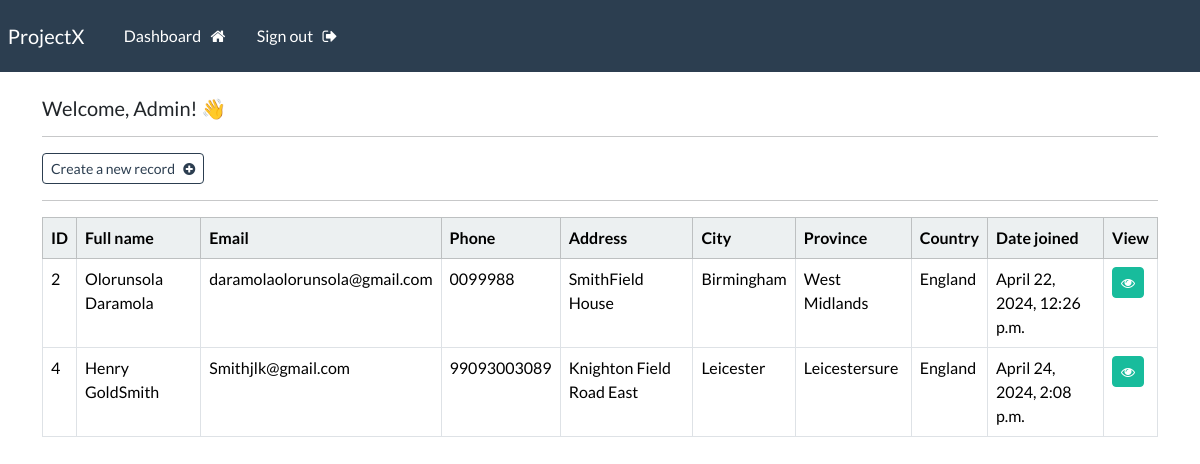
The page /dashboard (signed in) on the database its author committed.
### webapp/models.py (models this page shows, shortened)
class Record(models.Model):
    creation_date = models.DateTimeField(auto_now_add=True)
    first_name = models.CharField(max_length=100)
    last_name = models.CharField(max_length=100)
    email = models.CharField(max_length=255)
    phone = models.CharField(max_length=20)
    address = models.CharField(max_length=300)
    city = models.CharField(max_length=255)
    province = models.CharField(max_length=200)
    country = models.CharField(max_length=125)

### webapp/views.py (the view)
# urls.py: path('dashboard', views.dashboard, name="dashboard"),
@login_required(login_url='my-login')
def dashboard(request):
    my_records = Record.objects.all()
    context = {'records': my_records}
    return render(request, 'webapp/dashboard.html', context=context)

### webapp/templates/webapp/dashboard.html
{% extends 'webapp/base.html' %}
{% block content %}
    <h5> Welcome, {{user}}! 👋</h5>
    <hr>
    <a class="btn btn-outline-primary btn-sm" href="{% url 'create-record' %}">
        Create a new record &nbsp; <i class="fa fa-plus-circle" aria-hidden="true"></i>
    </a>
    <hr>
    <table class="table table-hover table-bordered">
        <thead class="table-light">
            <tr>
                <th scope="col"> ID </th>
                <th scope="col"> Full name </th>
                <th scope="col"> Email </th>
                <th scope="col"> Phone </th>
                <th scope="col"> Address </th>
                <th scope="col"> City </th>
                <th scope="col"> Province </th>
                <th scope="col"> Country </th>
                <th scope="col"> Date joined </th>
                <th scope="col"> View </th>
            </tr>
        </thead>
        <tbody>
        {% if records %}
            {% for record in records %}
                <tr>
                    <td> {{record.id}} </td>
                    <td> {{record.first_name}} {{record.last_name}} </td>
                    <td> {{record.email}} </td>
                    <td> {{record.phone}} </td>
                    <td> {{record.address}} </td>
                    <td> {{record.city}} </td>
                    <td> {{record.province}} </td>
                    <td> {{record.country}} </td>
                    <td> {{record.creation_date}} </td>
                    <td> <a class="btn btn-success btn-sm"  href="{% url 'record' record.id %}"> <i class="fa fa-eye" aria-hidden="true"></i> </a> </td>
                </tr>
            {% endfor %}
        {% endif %}
        </tbody>
    </table>
{% endblock %}

### webapp/templates/webapp/base.html (shortened to what this page needs)
{% load static %}
<!DOCTYPE html>
<html>
<head>
    <link rel="stylesheet" type="text/css" href="https://bootswatch.com/5/flatly/bootstrap.min.css">
    <link rel="stylesheet" type="text/css" href="{% static 'css/styles.css' %}">
    <link rel="stylesheet" href="https://cdnjs.cloudflare.com/ajax/libs/font-awesome/4.7.0/css/font-awesome.min.css">
</head>
<body>
{% include 'webapp/navbar.html' %}
<div class="container">
    <br>
    {% block content %}
    {% endblock %}
</div>
</body>
</html>

### webapp/templates/webapp/navbar.html (shortened to what this page needs)
<nav class="navbar navbar-expand-lg navbar-dark bg-primary justify-content-center">
    <a class="navbar-brand main-heading" href="{% url '' %}">
      &nbsp; ProjectX
    </a>
      <div class="collapse navbar-collapse text-center" id="navbarNavDropdown">
        <ul class="navbar-nav mr-auto">
          {% if user.is_authenticated %}
            <li class="nav-item">
              <a class="nav-link" href="{% url 'dashboard' %}">Dashboard &nbsp; <i class="fa fa-home" aria-hidden="true"></i> </a>
            </li>
            <li class="nav-item">
              <a class="nav-link" href="{% url 'user-logout' %}">Sign out &nbsp; <i class="fa fa-sign-out" aria-hidden="true"></i> </a>
            </li>
        </ul>
        {% endif %}
      </div>
  </nav>

### rows shown on the page
Record: id "2", first_name "Olorunsola", last_name "Daramola", email "daramolaolorunsola@gmail.com", phone "0099988", address "SmithField House", city "Birmingham", province "West Midlands", country "England", creation_date "April 22, 2024, 12:26 p.m."
Record: id "4", first_name "Henry", last_name "GoldSmith", email "Smithjlk@gmail.com", phone "99093003089", address "Knighton Field Road East", city "Leicester", province "Leicestersure", country "England", creation_date "April 24, 2024, 2:08 p.m."

### other values the page prints
{{ user }} "Admin"
